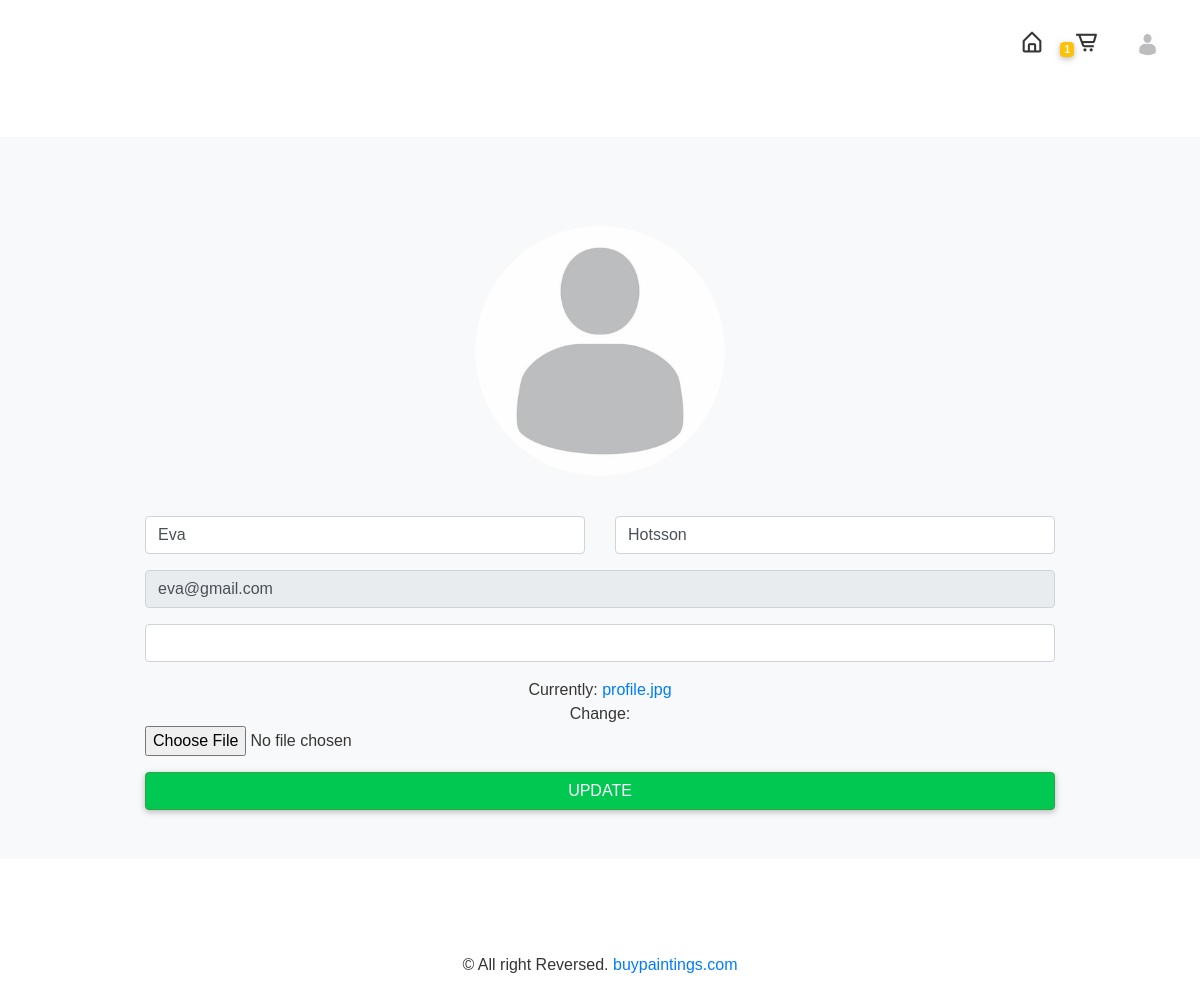
The app's page /profile/ (signed in) with its own data.
### home/models.py (models this page shows, shortened)
class Order_Product(models.Model):
    CHOICES = (
        ('Pending', 'Pending'),
        ('Delivered', 'Delivered'),
        ('Cancled', 'Cancled'),
    )
    user = models.ForeignKey(User, null=True, on_delete=models.CASCADE)
    cartitem = models.ManyToManyField(Cart)
    address = models.ForeignKey(address, null=True, on_delete=models.CASCADE)
    ordered = models.BooleanField(default=False)
    status = models.CharField(
        max_length=100, null=True, choices=CHOICES, default=CHOICES[0][0])

### user_accounts/models.py (models this page shows, shortened)
class Customer(models.Model):
    user = models.OneToOneField(User, null=True, on_delete=models.CASCADE)
    first_name = models.CharField(max_length=200, null=True)
    last_name = models.CharField(max_length=200, null=True)
    phone = models.CharField(max_length=200, null=True)
    email = models.CharField(max_length=200, null=True)
    profile_pic = models.ImageField(default="profile.jpg", null=True)
    date_created = models.DateTimeField(auto_now_add=True, null=True)

### user_accounts/views.py (the view)
# urls.py: path('profile/', profilePage, name="profile"),
@login_required
def profilePage(request):
    customer = request.user.customer
    form = CustomerForm(instance=customer)
    if request.method == 'POST':
        form = CustomerForm(request.POST, request.FILES, instance=customer)
        if form.is_valid():
            form.save()
    context = {'form': form}
    return render(request, 'profile.html', context)

### user_accounts/forms.py
class CustomerForm(ModelForm):
    class Meta:
        model = Customer
        fields = '__all__'
        exclude = ['user']
        labels = {
            'first_name': '',
            'last_name': '',
            'email': '',
            'phone': '',
            'profile_pic': '',
        }

### home/templatetags/cartcounter.py (called while the page is built)
@register.filter
def cart_count(user):
    order = Order_Product.objects.filter(user=user, ordered=False)
    if order.exists():
        return order[0].cartitem.count()
    else:
        return 0

### user_accounts/templates/profile.html (shortened to what this page needs)
{% extends 'base.html' %} {% block title %}{% load crispy_forms_tags %}
{% endblock title %} {% block content %}
<section class="account bg-light">
  <div class="animated fadeInDown login bg-light px-5 mx-5 my-5">
    <form
      class="text-center border border-light p-5"
      method="POST"
      enctype="multipart/form-data"
    >
      {% load static %} {% csrf_token %}
      <img
        src="{{request.user.customer.profile_pic.url}}"
        alt="avatar"
        style="object-fit: cover; margin: 40px"
        class="rounded-circle img-fluid"
        width="250"
      />
      <div class="row">
        <div class="col">
          <div class="text-left">{{form.first_name|as_crispy_field}}</div>
        </div>
        <div class="col">
          <div class="text-left">{{form.last_name|as_crispy_field}}</div>
        </div>
      </div>
      <div class="text-left">{{form.email|as_crispy_field}}</div>
      <div class="text-left">{{form.phone|as_crispy_field}}</div>
      <div class="mt-2">
        <div class="text-center text-dm">
          {{form.profile_pic|as_crispy_field}}
        </div>
      </div>
      <input
        class="btn btn-success mt-2 btn-block"
        value="Update"
        type="submit"
      />
    </form>
  </div>
</section>
{% endblock content %}

### templates/base.html (shortened to what this page needs)
<!DOCTYPE html>
<html lang="en">
  <head>
    {% load static %}
    <link rel="stylesheet" href="{% static 'css/style.css' %}" />
    <link rel="stylesheet" href="{% static 'css/mdb.css' %}" />
    <link
      rel="stylesheet"
      href="https://stackpath.bootstrapcdn.com/bootstrap/4.5.2/css/bootstrap.min.css"
    />
    <link
      rel="stylesheet"
      href="https://cdnjs.cloudflare.com/ajax/libs/font-awesome/5.15.1/css/all.min.css"
    />
    <link
      href="https://unpkg.com/boxicons@2.0.7/css/boxicons.min.css"
      rel="stylesheet"
    />
    <link
      rel="stylesheet"
      href="https://stackpath.bootstrapcdn.com/font-awesome/4.7.0/css/font-awesome.min.css"
    />
  </head>
  <body>
    <header class="py-3">
      <div class="row flex-nowrap justify-content-between align-items-center">
        <div class="col-4 pt-1">
        </div>
        <div class="col-4 d-flex justify-content-end align-items-center">
          <a class="link" href="{% url 'home' %}">
            <i style="font-size: 25px" class="bx bx-home-alt"></i
          ></a>
          {% if user.is_authenticated %}{% load cartcounter %}
          <a class="nav-link" href="{% url 'cart' %}">
            <span style="font-size: 10px" class="badge badge-sm bg-warning"
              >{{request.user | cart_count }}</span
            ><i style="font-size: 25px" class="bx bx-cart-alt bx-tada pr-1"></i>
          </a>
          <div class="dropdown pr-4">
            <a class="nav-link dropbtn" href="#">
              <img
                width="25"
                src="{{request.user.customer.profile_pic.url}}"
                class="rounded-circle z-depth-0"
                alt="avatar image"
              />
            </a>
          </div>
          {% endif %}
        </div>
      </div>
    </header>
    {%block content%} {%endblock content%}
    <footer>
      <div class="p-0 m-0">
        <div class="p-4 text-center">
          <p class="h6 p-4">
            © All right Reversed.<a href="#"> buypaintings.com</a>
          </p>
        </div>
      </div>
    </footer>
  </body>
</html>

### static/css/style.css (style rules this page uses)
* { padding: 0%; margin: 0%; scroll-behavior: smooth; color: #353535; }

### templates/base.html (style rules this page uses)
body { margin: 0; padding: 0; font-family: "Teko", sans-serif; }
.dropbtn { padding: 16px; font-size: 16px; border: none; }
.dropdown { position: relative; display: inline-block; }

### records on screen
Customer: first_name "Eva", last_name "Hotsson", email "eva@gmail.com"

### other values on screen
{{ request.user | cart_count }} "1"
